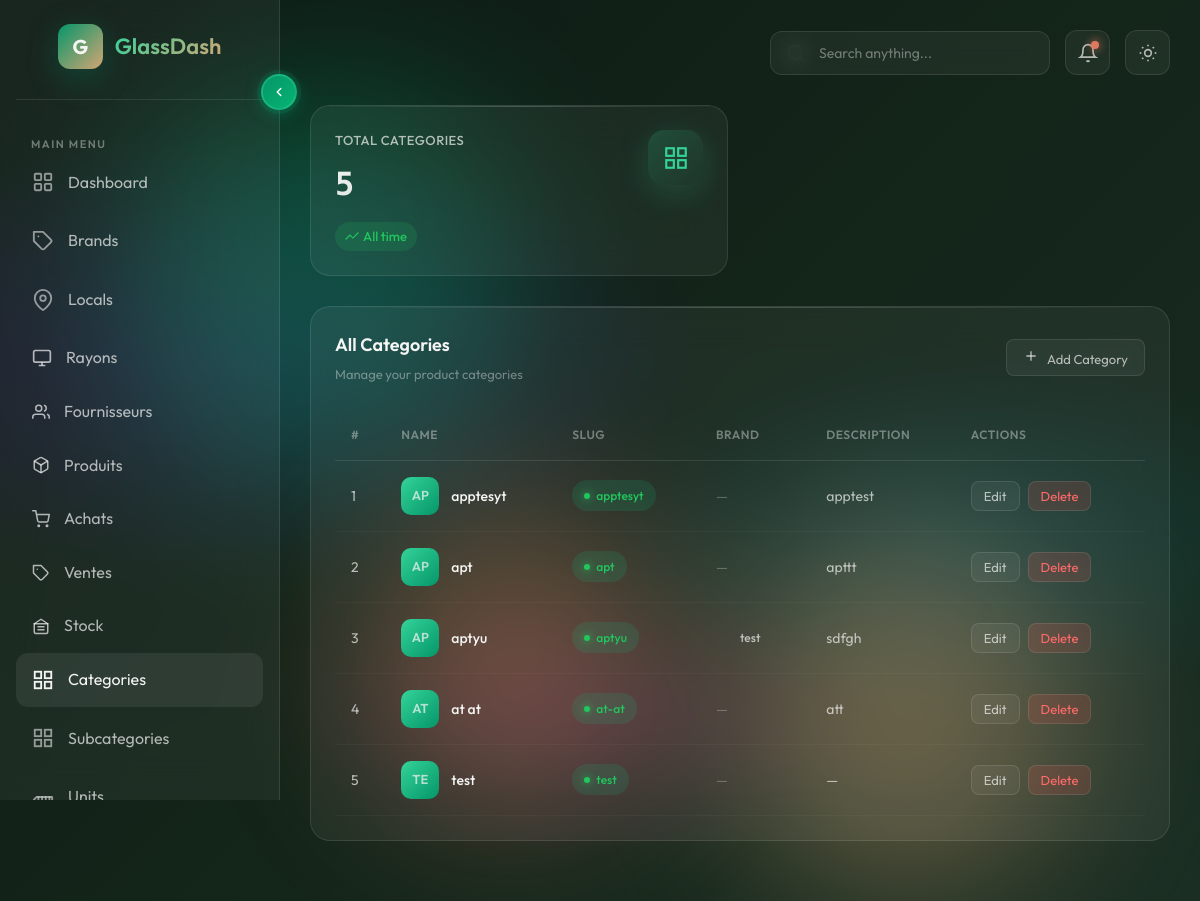
Screenshot of /category/ (signed in) with the database file from the repository.
### myapp/models.py (models this page shows, shortened)
class Category(models.Model):
    brand       = models.ForeignKey(
                      'Brand',
                      on_delete=models.SET_NULL,
                      null=True,
                      blank=True,
                      related_name='categories'
                  )
    nom         = models.CharField(max_length=100)
    description = models.TextField(blank=True)
    slug        = models.SlugField(unique=True)
    history     = HistoricalRecords()
    class Meta:
        ordering = ['nom']

class Brand(models.Model):
    nom         = models.CharField(max_length=100)
    description = models.TextField(blank=True)
    slug        = models.SlugField(unique=True)
    history     = HistoricalRecords()
    class Meta:
        ordering = ['nom']

### myapp/views.py (the view)
# urls.py: path('category/', views.category_list, name='category_list'),
@login_required
def category_list(request):
    categories = Category.objects.select_related('brand').all().order_by('nom')
    brands     = Brand.objects.all().order_by('nom')
    return render(request, 'category.html', {
        'categories': categories,
        'brands':     brands,
    })

### myapp/templates/category.html (shortened to what this page needs)
{% extends "base.html" %}
{% load static %}
{% load i18n %}
{% block content %}
    <section class="stats-grid">
        <div class="glass-card glass-card-3d stat-card">
            <div class="stat-card-inner">
                <div class="stat-info">
                    <h3>{% trans "Total Categories" %}</h3>
                    <div class="stat-value">{{ categories|length }}</div>
                    <span class="stat-change positive">
                        <svg width="14" height="14" viewBox="0 0 24 24" fill="none" stroke="currentColor" stroke-width="2">
                            <polyline points="23 6 13.5 15.5 8.5 10.5 1 18"/>
                        </svg>
                        {% trans "All time" %}
                    </span>
                </div>
                <div class="stat-icon cyan">
                    <svg viewBox="0 0 24 24" fill="none" stroke="var(--emerald-light)" stroke-width="2">
                        <rect x="3" y="3" width="7" height="7"/><rect x="14" y="3" width="7" height="7"/>
                        <rect x="14" y="14" width="7" height="7"/><rect x="3" y="14" width="7" height="7"/>
                    </svg>
                </div>
            </div>
        </div>
    </section>
    <section class="content-grid" style="grid-template-columns: 1fr;">
        <div class="glass-card table-card" style="grid-column: span 1;">
            <div class="card-header">
                <div>
                    <h2 class="card-title">{% trans "All Categories" %}</h2>
                    <p class="card-subtitle">{% trans "Manage your product categories" %}</p>
                </div>
                <div class="card-actions">
                    <button class="card-btn" onclick="openAddCategoryModal()">
                        <svg width="16" height="16" viewBox="0 0 24 24" fill="none" stroke="currentColor"
                             stroke-width="2" style="margin-right: 6px;">
                            <line x1="12" y1="5" x2="12" y2="19"/>
                            <line x1="5" y1="12" x2="19" y2="12"/>
                        </svg>
                        {% trans "Add Category" %}
                    </button>
                </div>
            </div>
            <div class="table-wrapper">
                <table class="data-table">
                    <thead>
                        <tr>
                            <th>#</th>
                            <th>{% trans "Name" %}</th>
                            <th>{% trans "Slug" %}</th>
                            <th>{% trans "Brand" %}</th>
                            <th>{% trans "Description" %}</th>
                            <th>{% trans "Actions" %}</th>
                        </tr>
                    </thead>
                    <tbody>
                        {% for category in categories %}
                        <tr>
                            <td>{{ forloop.counter }}</td>
                            <td>
                                <div class="table-user">
                                    <div class="table-avatar"
                                         style="background: linear-gradient(135deg, var(--emerald-light), var(--emerald));">
                                        {{ category.nom|slice:":2"|upper }}
                                    </div>
                                    <div class="table-user-info">
                                        <span class="table-user-name">{{ category.nom }}</span>
                                    </div>
                                </div>
                            </td>
                            <td>
                                <span class="status-badge completed">{{ category.slug }}</span>
                            </td>
                            <td>
                                {% if category.brand %}
                                    <span class="status-badge">{{ category.brand.nom }}</span>
                                {% else %}
                                    <span style="opacity:0.4;">—</span>
                                {% endif %}
                            </td>
                            <td>{{ category.description|default:"—"|truncatechars:50 }}</td>
                            <td>
                                <div style="display:flex; gap:8px;">
                                    <button class="card-btn" style="padding: 6px 12px;"
                                        data-id="{{ category.pk }}"
                                        data-nom="{{ category.nom }}"
                                        data-slug="{{ category.slug }}"
                                        data-description="{{ category.description }}"
                                        data-brand-id="{{ category.brand.pk|default:'' }}"
                                        onclick="openCategoryEditModal(this)">
                                        {% trans "Edit" %}
                                    </button>
                                    <button class="card-btn" style="padding: 6px 12px; background:rgba(255,80,80,0.15); color:#ff6b6b;"
                                        data-id="{{ category.pk }}"
                                        data-nom="{{ category.nom }}"
                                        onclick="openCategoryDeleteModal(this)">
                                        {% trans "Delete" %}
                                    </button>
                                </div>
                            </td>
                        </tr>
                        {% empty %}
                        <tr>
                            <td colspan="6" style="text-align:center; opacity:0.6;">
                                {% trans "No categories found." %}
                            </td>
                        </tr>
                        {% endfor %}
                    </tbody>
                </table>
            </div>
        </div>
    </section>
</main>
</div>
{% endblock %}

### rows the page displays
Category: nom "AP", nom "apptesyt", slug "apptesyt", description "apptest"
Category: nom "AP", nom "apt", slug "apt", description "apttt"
Category: nom "AP", nom "aptyu", slug "aptyu", brand.nom "test", description "sdfgh"
Category: nom "AT", nom "at at", slug "at-at", description "att"
Category: nom "TE", nom "test", slug "test", description "—"

### other values shown
{{ categories|length }} "5"
